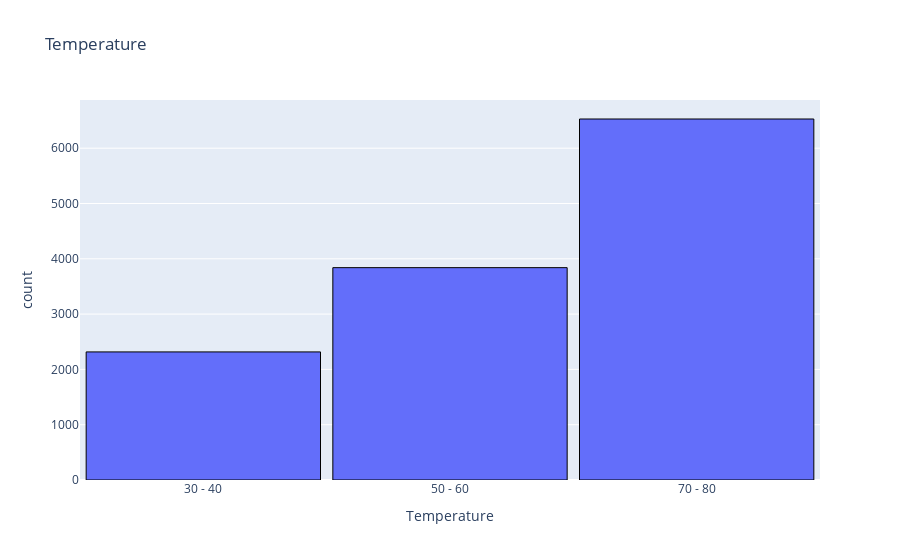

The code cell stored with this chart in its notebook:
### Markdown cell above
6. Use a histogram to visualize the temperature column.

### Code cell
import plotly.express as px

labeled_temperature_dataframe = clean_data[["temperature"]].copy()


def convert_temperature_to_label(temperature):
    if (temperature < 30):
        return "0 - 30"
    elif (temperature <= 40):
        return "30 - 40"
    elif (temperature <= 50):
        return "40 - 50"
    elif (temperature <= 60):
        return "50 - 60"
    elif (temperature <= 70):
        return "60 - 70"
    elif (temperature <= 80):
        return "70 - 80"
    elif (temperature <= 90):
        return "80 - 90"
    elif (temperature <= 100):
        return "90 - 100"
    else:
        return "> 100"


labeled_temperature_dataframe["temperature_labeled"] = labeled_temperature_dataframe["temperature"].apply(convert_temperature_to_label)
labeled_temperature_dataframe_sorted = labeled_temperature_dataframe.sort_values("temperature_labeled")

fig = px.histogram(
            labeled_temperature_dataframe_sorted,
            title = "Temperature",
            x = "temperature_labeled",
            #nbins = 6,
            labels = {"temperature_labeled": "Temperature", "count": "Count"})

fig.update_traces(
    marker_line_width=1,
    marker_line_color='black')

fig.update_layout(bargap=0.05)

fig.show()

fig.write_image("visualizations/temperature_column_visualization.png")

### Figure 1 — Plotly figure (JSON) as saved in the notebook; plotly's stock layout.template omitted (floating-point values rounded to 4 significant figures; data arrays with more than 128 entries replaced by an {"elided": "..."} marker saying what was removed)
{"data": [{"alignmentgroup": "True", "bingroup": "x", "hovertemplate": "Temperature=%{x}<br>count=%{y}<extra></extra>", "legendgroup": "", "marker": {"color": "#636efa", "line": {"color": "black", "width": 1}, "pattern": {"shape": ""}}, "name": "", "offsetgroup": "", "orientation": "v", "showlegend": false, "type": "histogram", "x": {"elided": "12684 str values"}, "xaxis": "x", "yaxis": "y"}], "layout": {"autosize": true, "bargap": 0.05, "barmode": "relative", "legend": {"tracegroupgap": 0}, "title": {"text": "Temperature"}, "xaxis": {"anchor": "y", "autorange": true, "domain": [0, 1], "range": [-0.5, 2.5], "title": {"text": "Temperature"}, "type": "category"}, "yaxis": {"anchor": "x", "autorange": true, "domain": [0, 1], "range": [0, 6872.0], "title": {"text": "count"}}}}
